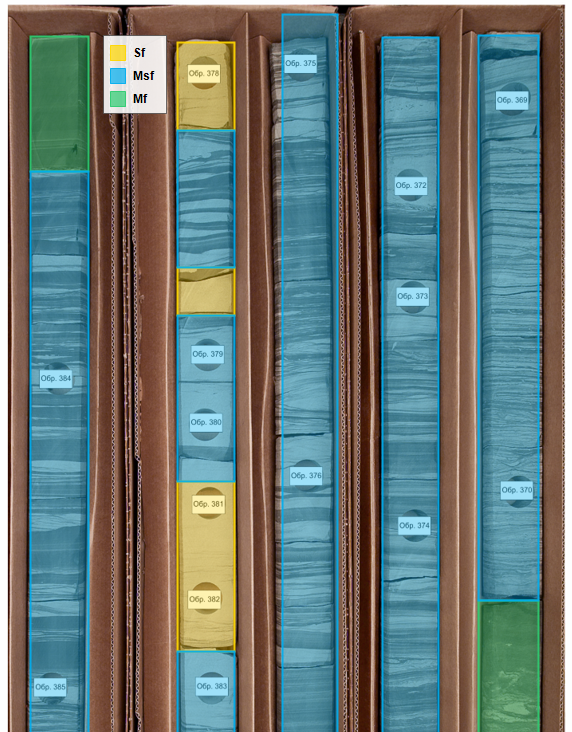
#> input picture core_16_facies_overlay.png, 572 x 732 px; its folder holds only this picture in this run
$ python -i rule_based_facies.py   (imports and definitions only)
#> lines starting #> are read from the running program, lines starting #| are printed output that depends on the picture; after the words box and inside, x2 and y2 are one past the last pixel; in counts of white or black regions, pixels touching at a corner belong together
#> further down, picture is the input picture: shape (732, 572, 3); mean B, G, R 115.9, 119.4, 105.9
"""Rule-based detector of persistent visual packages in core photographs.

This is deliberately a transparent heuristic, not a geological classifier.
It detects long, low-saturation core columns and splits them where the visible
texture changes persistently. It never assigns a facies name or probability.
"""

from __future__ import annotations

from dataclasses import dataclass

import cv2
import numpy as np


@dataclass(frozen=True)
class TextureInterval:
    """A visually distinct package in source-image pixel coordinates."""

    column_index: int
    left: int
    right: int
    top: int
    bottom: int
    polygon: tuple[tuple[int, int], ...]
    evidence: str


class RuleBasedFaciesDetector:
    """Find core columns and persistent visual texture changes.

    The detector only returns visual boundaries. Assigning a geological facies is
    intentionally outside its scope.
    """

    def analyse(
        self,
        source_bgr: np.ndarray,
        core_columns: list[tuple[int, int, int, int]] | None = None,
    ) -> tuple[np.ndarray, list[TextureInterval]]:
        if source_bgr is None or source_bgr.size == 0:
            raise ValueError("Empty image")
        if source_bgr.ndim != 3 or source_bgr.shape[2] != 3:
            raise ValueError("Expected a BGR color image")

        columns = self._find_core_columns(source_bgr) if core_columns is None else list(core_columns)
        intervals = self.split_columns(source_bgr, columns)
        return self._render(source_bgr, intervals), intervals

    def split_columns(
        self,
        source_bgr: np.ndarray,
        core_columns: list[tuple[int, int, int, int]],
    ) -> list[TextureInterval]:
        """Split known core columns at persistent changes of texture/structure."""
        if source_bgr is None or source_bgr.size == 0:
            return []
        height, width = source_bgr.shape[:2]
        intervals: list[TextureInterval] = []
        for index, values in enumerate(core_columns, start=1):
            left, top, right, bottom = (int(round(value)) for value in values)
            left, right = max(0, left), min(width, right)
            top, bottom = max(0, top), min(height, bottom)
            if right - left < 3 or bottom - top < 20:
                continue
            intervals.extend(self._split_column(source_bgr, index, left, top, right, bottom))
        return intervals

    @staticmethod
    def _find_core_columns(image: np.ndarray) -> list[tuple[int, int, int, int]]:
        """Fuse independent core-column proposals instead of trusting one detector.

        A single partial result used to short-circuit the remaining strategies.
        That is especially harmful for a narrow/short half-core, which may be
        missed by connected components but visible in the vertical projection.
        """
        height, width = image.shape[:2]
        candidate = RuleBasedFaciesDetector._core_candidate_mask(image)

        # Always run all three independent strategies. A result from one strategy
        # is evidence, not proof that the rest of the page has been searched.
        projections = RuleBasedFaciesDetector._projection_core_boxes(candidate)
        components = RuleBasedFaciesDetector._core_component_boxes(candidate)
        fallback = RuleBasedFaciesDetector._fallback_component_boxes(candidate.astype(np.uint8) * 255)
        boxes = list(projections)
        for candidate_box in (*components, *fallback):
            box_width = candidate_box[2] - candidate_box[0]
            compound = any(
                min(candidate_box[2], projection[2]) - max(candidate_box[0], projection[0])
                >= (projection[2] - projection[0]) * 0.70
                and box_width > (projection[2] - projection[0]) * 1.45
                for projection in projections
            )
            if compound:
                # Horizontal printed grid lines can connect several physical
                # columns into one component. Keep the independently projected
                # lanes instead of adding that all-columns rectangle as a box.
                continue
            if not any(RuleBasedFaciesDetector._same_horizontal_lane(candidate_box, item) for item in boxes):
                boxes.append(candidate_box)
        boxes = RuleBasedFaciesDetector._merge_same_lane_boxes(boxes)
        return RuleBasedFaciesDetector._select_core_boxes(boxes, candidate)

    @staticmethod
    def _core_candidate_mask(image: np.ndarray) -> np.ndarray:
        """Keep pale rock on scanned pages while suppressing the white page."""
        hsv = cv2.cvtColor(image, cv2.COLOR_BGR2HSV)
#> hsv: shape (732, 572, 3); mean H, S, V 51.4, 124.4, 144.9
        saturation = hsv[:, :, 1]
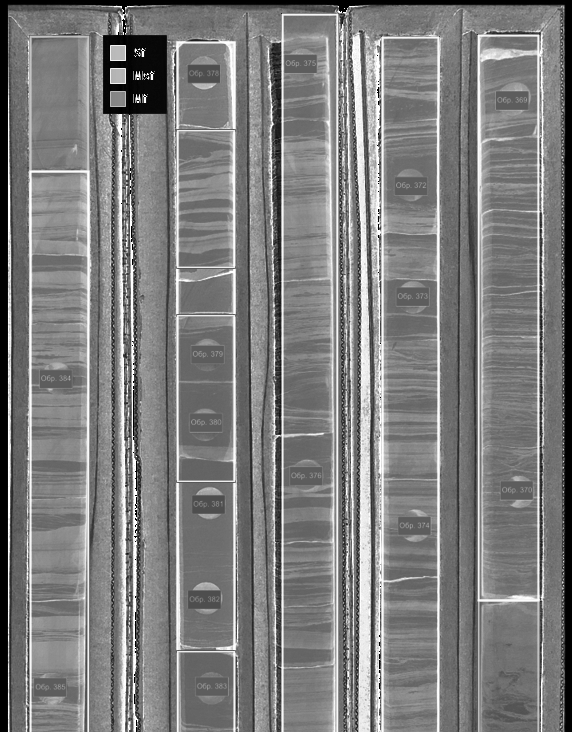
#> saturation: shape (732, 572); min 0, max 255, mean 124.4
        value = hsv[:, :, 2]
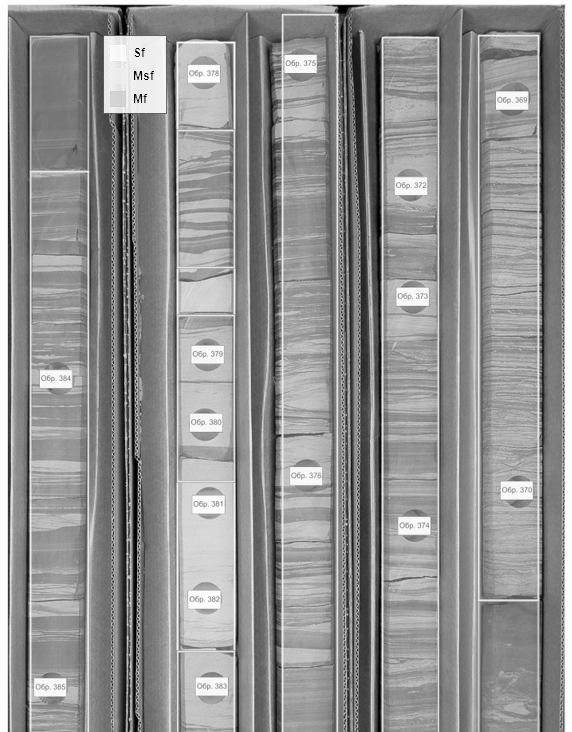
#> value: shape (732, 572); min 0, max 255, mean 144.9
        pale_page_fraction = float(((saturation < 45) & (value > 235)).mean())
#> pale_page_fraction = 0.0368
        if pale_page_fraction >= 0.20:
            page_level = float(np.quantile(value, 0.90))
            value_limit = int(np.clip(round(page_level - 3.0), 232, 252))
            return value < value_limit
        return (saturation < 95) & (value < 242)
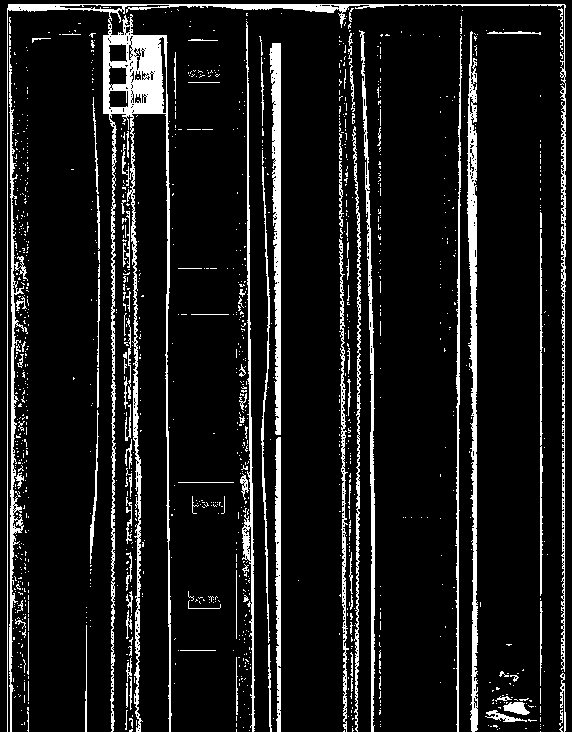
#> returned value: shape (732, 572) bool; 10.4% white; 1180 white regions (1073 under 20 px), largest, box (x1, y1, x2, y2) and area: (7, 4, 566, 732) 13697, (467, 31, 478, 732) 3861, (269, 43, 281, 435) 2759

    @staticmethod
    def _projection_core_boxes(candidate: np.ndarray) -> list[tuple[int, int, int, int]]:
        """Find vertical lanes, allowing a short or narrow half-core."""
        height, width = candidate.shape
        vertical_start = max(0, int(height * 0.025))
#> (the rest of the program and of its run is left out)
